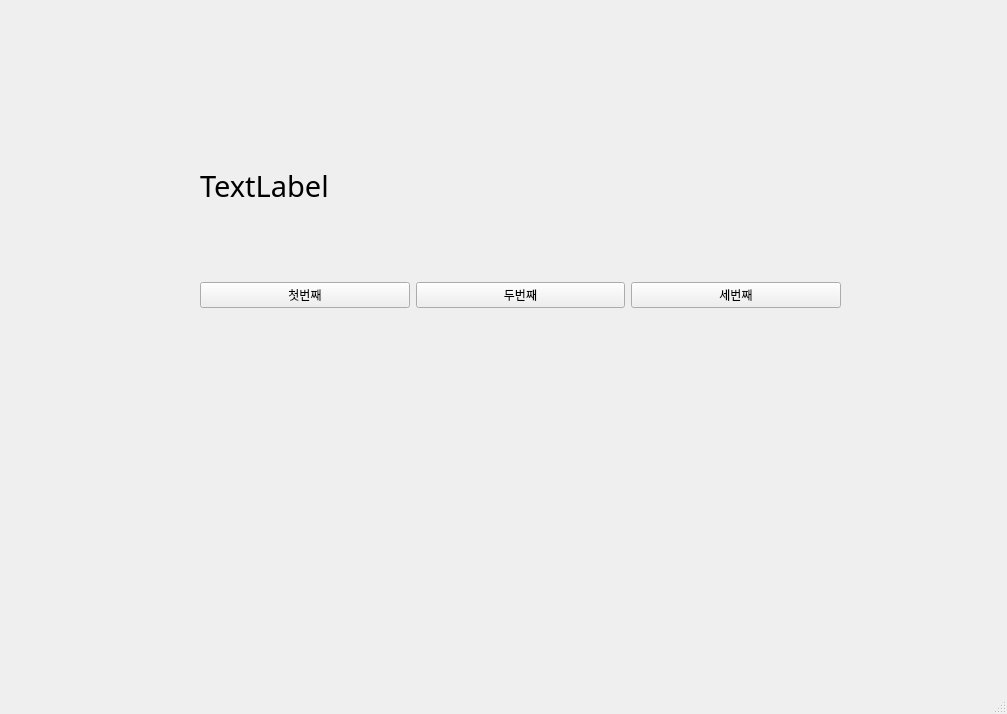
<?xml version="1.0" encoding="UTF-8"?>
<ui version="4.0">
 <class>MainWindow</class>
 <widget class="QMainWindow" name="MainWindow">
  <property name="geometry">
   <rect>
    <x>0</x>
    <y>0</y>
    <width>1007</width>
    <height>714</height>
   </rect>
  </property>
  <property name="windowTitle">
   <string>MainWindow</string>
  </property>
  <widget class="QWidget" name="centralwidget">
   <widget class="QWidget" name="horizontalLayoutWidget">
    <property name="geometry">
     <rect>
      <x>200</x>
      <y>230</y>
      <width>641</width>
      <height>131</height>
     </rect>
    </property>
    <layout class="QHBoxLayout" name="horizontalLayout">
     <item>
      <widget class="QPushButton" name="pushButton_2">
       <property name="text">
        <string>첫번째</string>
       </property>
      </widget>
     </item>
     <item>
      <widget class="QPushButton" name="pushButton_3">
       <property name="text">
        <string>두번째</string>
       </property>
      </widget>
     </item>
     <item>
      <widget class="QPushButton" name="pushButton">
       <property name="text">
        <string>세번째</string>
       </property>
      </widget>
     </item>
    </layout>
   </widget>
   <widget class="QLabel" name="label">
    <property name="geometry">
     <rect>
      <x>200</x>
      <y>170</y>
      <width>641</width>
      <height>31</height>
     </rect>
    </property>
    <property name="font">
     <font>
      <family>휴먼옛체</family>
      <pointsize>22</pointsize>
     </font>
    </property>
    <property name="text">
     <string>TextLabel</string>
    </property>
   </widget>
  </widget>
  <widget class="QMenuBar" name="menubar">
   <property name="geometry">
    <rect>
     <x>0</x>
     <y>0</y>
     <width>1007</width>
     <height>33</height>
    </rect>
   </property>
  </widget>
  <widget class="QStatusBar" name="statusbar"/>
 </widget>
 <resources/>
 <connections>
  <connection>
   <sender>pushButton_2</sender>
   <signal>clicked()</signal>
   <receiver>MainWindow</receiver>
   <slot>firstClick()</slot>
   <hints>
    <hint type="sourcelabel">
     <x>269</x>
     <y>333</y>
    </hint>
    <hint type="destinationlabel">
     <x>250</x>
     <y>452</y>
    </hint>
   </hints>
  </connection>
  <connection>
   <sender>pushButton_3</sender>
   <signal>clicked()</signal>
   <receiver>MainWindow</receiver>
   <slot>secondClick()</slot>
   <hints>
    <hint type="sourcelabel">
     <x>530</x>
     <y>331</y>
    </hint>
    <hint type="destinationlabel">
     <x>531</x>
     <y>480</y>
    </hint>
   </hints>
  </connection>
  <connection>
   <sender>pushButton</sender>
   <signal>clicked()</signal>
   <receiver>MainWindow</receiver>
   <slot>thirdClick()</slot>
   <hints>
    <hint type="sourcelabel">
     <x>749</x>
     <y>339</y>
    </hint>
    <hint type="destinationlabel">
     <x>765</x>
     <y>460</y>
    </hint>
   </hints>
  </connection>
 </connections>
 <slots>
  <slot>firstClick()</slot>
  <slot>secondClick()</slot>
  <slot>thirdClick()</slot>
 </slots>
</ui>
